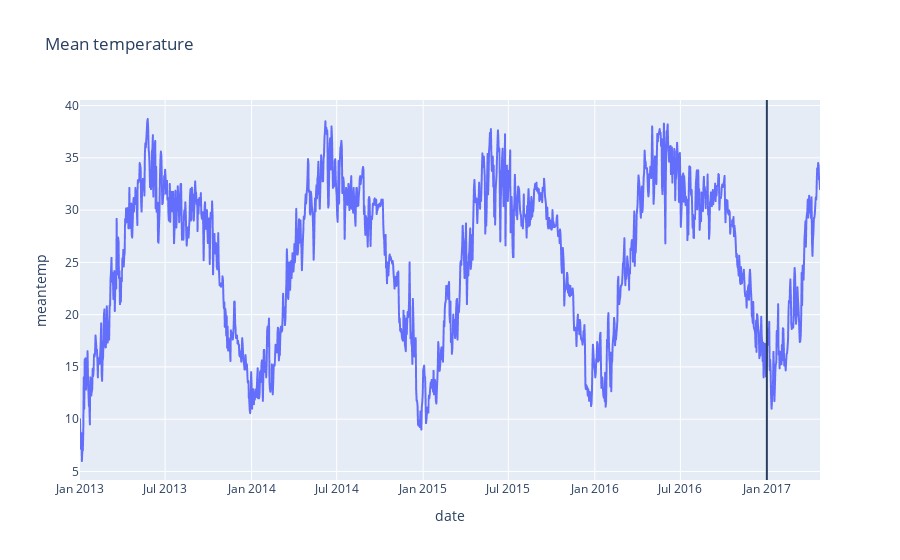

Notebook code cell kept with this figure:
### Code cell
fig = px.line(dataset, x="date", y="meantemp", title="Mean temperature")
fig.add_vrect(x0=dataset.iloc[1461][0],x1=dataset.iloc[1461][0])
fig.show()

### Figure 1 — Plotly figure (JSON) as saved in the notebook; plotly's stock layout.template omitted (floating-point values rounded to 4 significant figures; data arrays with more than 128 entries replaced by an {"elided": "..."} marker saying what was removed)
{"data": [{"hovertemplate": "date=%{x}<br>meantemp=%{y}<extra></extra>", "legendgroup": "", "line": {"color": "#636efa", "dash": "solid"}, "marker": {"symbol": "circle"}, "mode": "lines", "name": "", "showlegend": false, "type": "scattergl", "x": {"elided": "1575 str values"}, "xaxis": "x", "y": {"elided": "1575 float values"}, "yaxis": "y"}], "layout": {"legend": {"tracegroupgap": 0}, "shapes": [{"type": "rect", "x0": "2017-01-01T00:00:00", "x1": "2017-01-01T00:00:00", "xref": "x", "y0": 0, "y1": 1, "yref": "y domain"}], "title": {"text": "Mean temperature"}, "xaxis": {"anchor": "y", "domain": [0, 1], "title": {"text": "date"}}, "yaxis": {"anchor": "x", "domain": [0, 1], "title": {"text": "meantemp"}}}}
